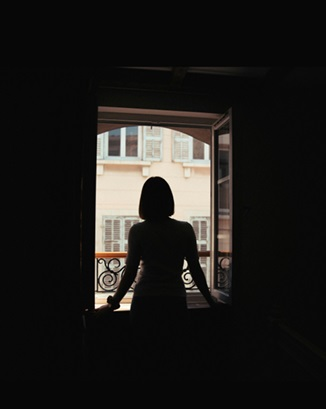
#> input picture data/raw/woman_window.jpg, 326 x 409 px
$ python q04.py
#> lines starting #> are read from the running program, lines starting #| are printed output that depends on the picture; after the words box and inside, x2 and y2 are one past the last pixel; in counts of white or black regions, pixels touching at a corner belong together
import cv2
import numpy as np
import matplotlib.pyplot as plt
from pathlib import Path


def equalize_foreground_only(gray, mask):
    """
    Apply histogram equalization only to the foreground region.
    mask should be a binary image with foreground = 255, background = 0
    """
    result = gray.copy()

    fg_pixels = gray[mask == 255]

    if fg_pixels.size == 0:
        return result

    # Histogram of foreground only
    hist = np.bincount(fg_pixels, minlength=256)

    # CDF
    cdf = hist.cumsum()
    nonzero = np.nonzero(cdf)[0]

    if len(nonzero) == 0:
        return result

    cdf_min = cdf[nonzero[0]]
    total_fg = fg_pixels.size

    if total_fg == cdf_min:
        return result

    # LUT
    lut = np.round((cdf - cdf_min) / (total_fg - cdf_min) * 255)
    lut = np.clip(lut, 0, 255).astype(np.uint8)

    # Apply only on foreground
    result[mask == 255] = lut[gray[mask == 255]]

    return result


# Base directory
BASE_DIR = Path(__file__).resolve().parents[1]

# Paths
img_path = BASE_DIR / "data" / "raw" / "woman_window.jpg"   # change filename if needed
out_dir = BASE_DIR / "results" / "q04"
out_dir.mkdir(parents=True, exist_ok=True)

# Load image
img_bgr = cv2.imread(str(img_path))
#> img_bgr is the input picture: shape (409, 326, 3); mean B, G, R 25.7, 27.9, 29.6

if img_bgr is None:
    raise FileNotFoundError(f"Could not load image: {img_path}")

# Convert to grayscale
gray = cv2.cvtColor(img_bgr, cv2.COLOR_BGR2GRAY)
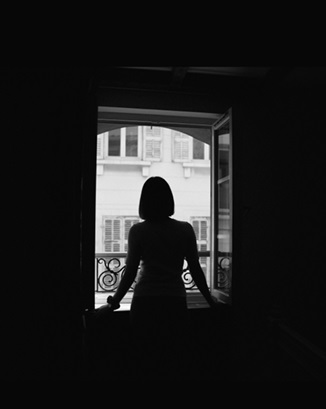
#> gray: shape (409, 326); min 0, max 254, mean 28.2

# Otsu thresholding
otsu_thresh, mask = cv2.threshold(
    gray, 0, 255, cv2.THRESH_BINARY + cv2.THRESH_OTSU
)
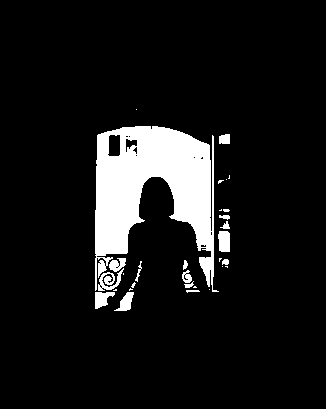
#> mask: shape (409, 326); 9.5% white; 30 white regions (15 under 20 px), largest, box (x1, y1, x2, y2) and area: (95, 126, 219, 292) 11092, (98, 268, 124, 291) 259, (218, 231, 230, 252) 231
#> otsu_thresh = 100

# We want the woman + room as foreground.
# If Otsu selects the bright outside instead, invert the mask.
# Check which side is darker on average.
mean_fg = gray[mask == 255].mean() if np.any(mask == 255) else 255
#> mean_fg = 190.5
mean_bg = gray[mask == 0].mean() if np.any(mask == 0) else 0
#> mean_bg = 11.13

if mean_fg > mean_bg:
    mask = cv2.bitwise_not(mask)

# Equalize only foreground
eq_foreground = equalize_foreground_only(gray, mask)
#> in equalize_foreground_only, `hist = np.bincount(fg_pixels, minlength=256)`: hist = 256 values, max 41399 at index 8, min 0 at index 101, mean 471.3
#> in equalize_foreground_only, `cdf = hist.cumsum()`: cdf = 256 values from 39 to 120658
#> in equalize_foreground_only, `nonzero = np.nonzero(cdf)[0]`: nonzero = 256 values from 0 to 255
#> in equalize_foreground_only, `cdf_min = cdf[nonzero[0]]`: cdf_min = 39
#> in equalize_foreground_only, `lut = np.round((cdf - cdf_min) / (total_fg - cdf_min) * 255)`: lut = 256 values from 0 to 255
#> in equalize_foreground_only, `result[mask == 255] = lut[gray[mask == 255]]`:
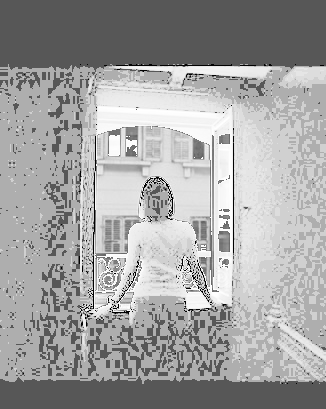
#> result: shape (409, 326); min 0, max 255, mean 162.3

# Save outputs
cv2.imwrite(str(out_dir / "q04_gray.png"), gray)
cv2.imwrite(str(out_dir / "q04_otsu_mask.png"), mask)
cv2.imwrite(str(out_dir / "q04_foreground_equalized.png"), eq_foreground)

# Display
plt.figure(figsize=(15, 5))

plt.subplot(1, 3, 1)
plt.imshow(gray, cmap="gray")
plt.title("Grayscale Image")
plt.axis("off")

plt.subplot(1, 3, 2)
plt.imshow(mask, cmap="gray")
plt.title(f"Otsu Foreground Mask\nThreshold = {otsu_thresh:.2f}")
plt.axis("off")

plt.subplot(1, 3, 3)
plt.imshow(eq_foreground, cmap="gray")
plt.title("Foreground Equalized")
plt.axis("off")

plt.tight_layout()
plt.show()
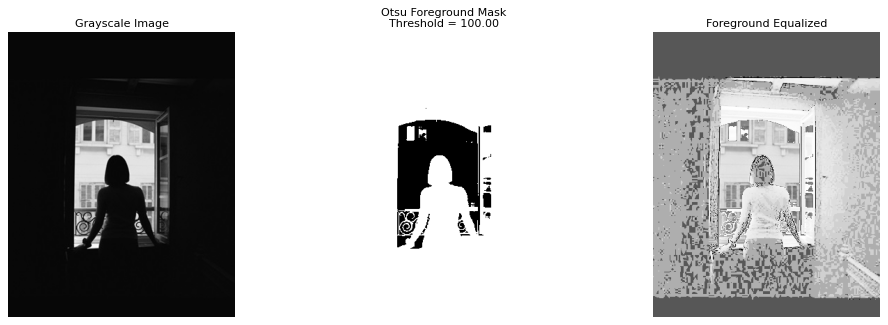
#> figure drawn by matplotlib, 3 panels

# Histograms
fg_original = gray[mask == 255]
fg_equalized = eq_foreground[mask == 255]

plt.figure(figsize=(12, 5))

plt.subplot(1, 2, 1)
plt.hist(fg_original, bins=256, range=[0, 256], color="gray")
plt.title("Foreground Histogram (Original)")
plt.xlabel("Intensity")
plt.ylabel("Frequency")

plt.subplot(1, 2, 2)
plt.hist(fg_equalized, bins=256, range=[0, 256], color="gray")
plt.title("Foreground Histogram (Equalized)")
plt.xlabel("Intensity")
plt.ylabel("Frequency")

plt.tight_layout()
plt.show()
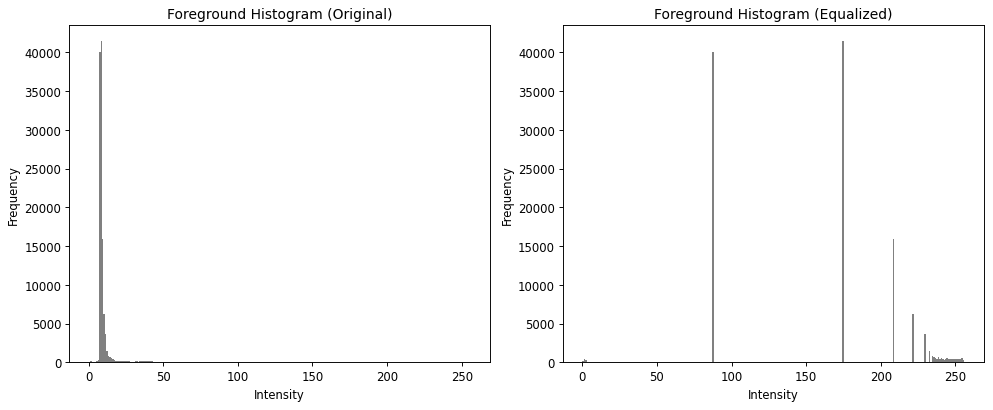
#> figure drawn by matplotlib, 2 panels; panel 1: tallest bar 41399 high, from x = 8 to 9; panel 2: tallest bar 41399 high, from x = 174 to 175

print(f"Otsu threshold value: {otsu_thresh:.2f}")
#| Otsu threshold value: 100.00
print(f"Saved grayscale image to: {out_dir / 'q04_gray.png'}")
print(f"Saved mask to: {out_dir / 'q04_otsu_mask.png'}")
print(f"Saved equalized result to: {out_dir / 'q04_foreground_equalized.png'}")
